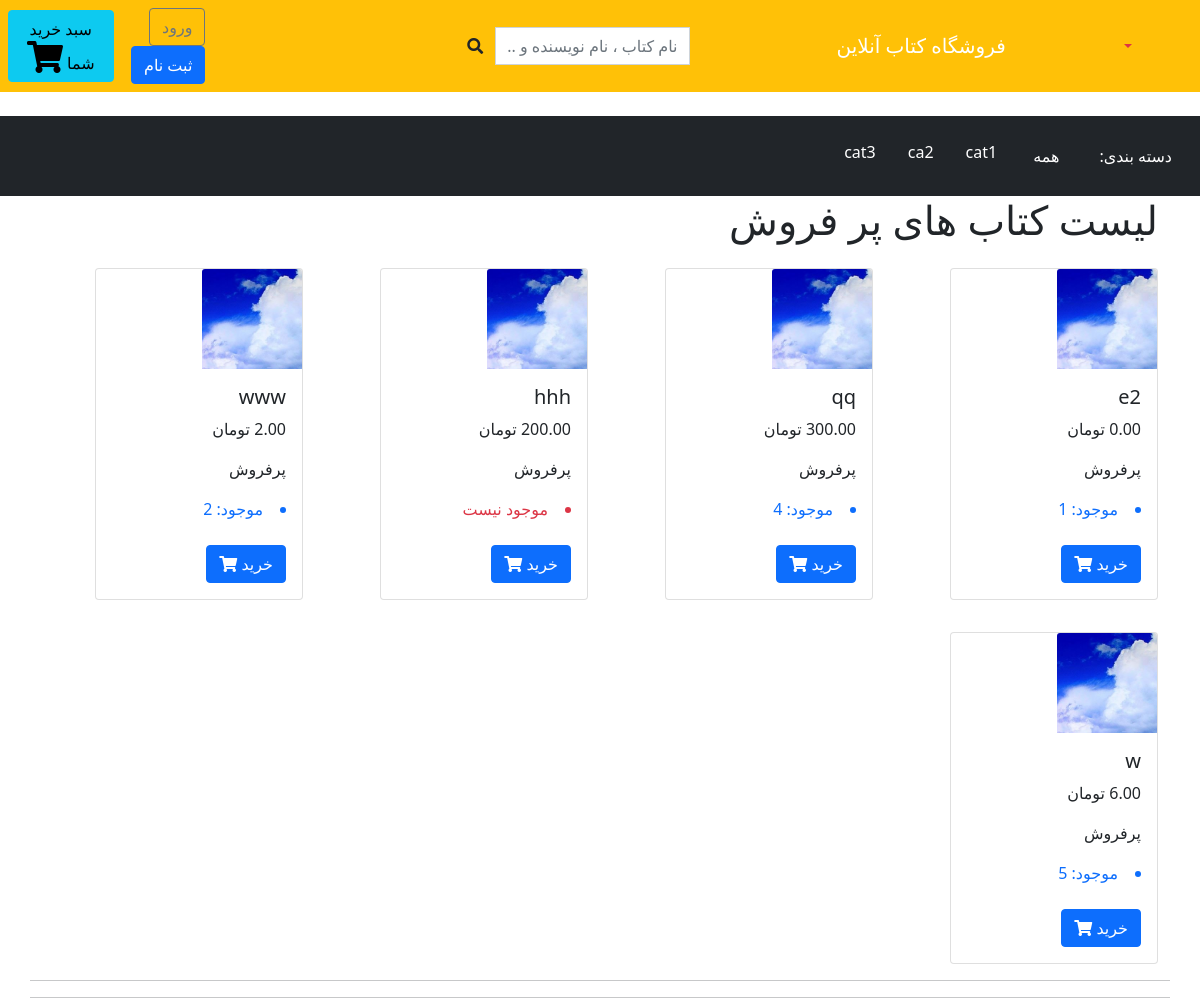
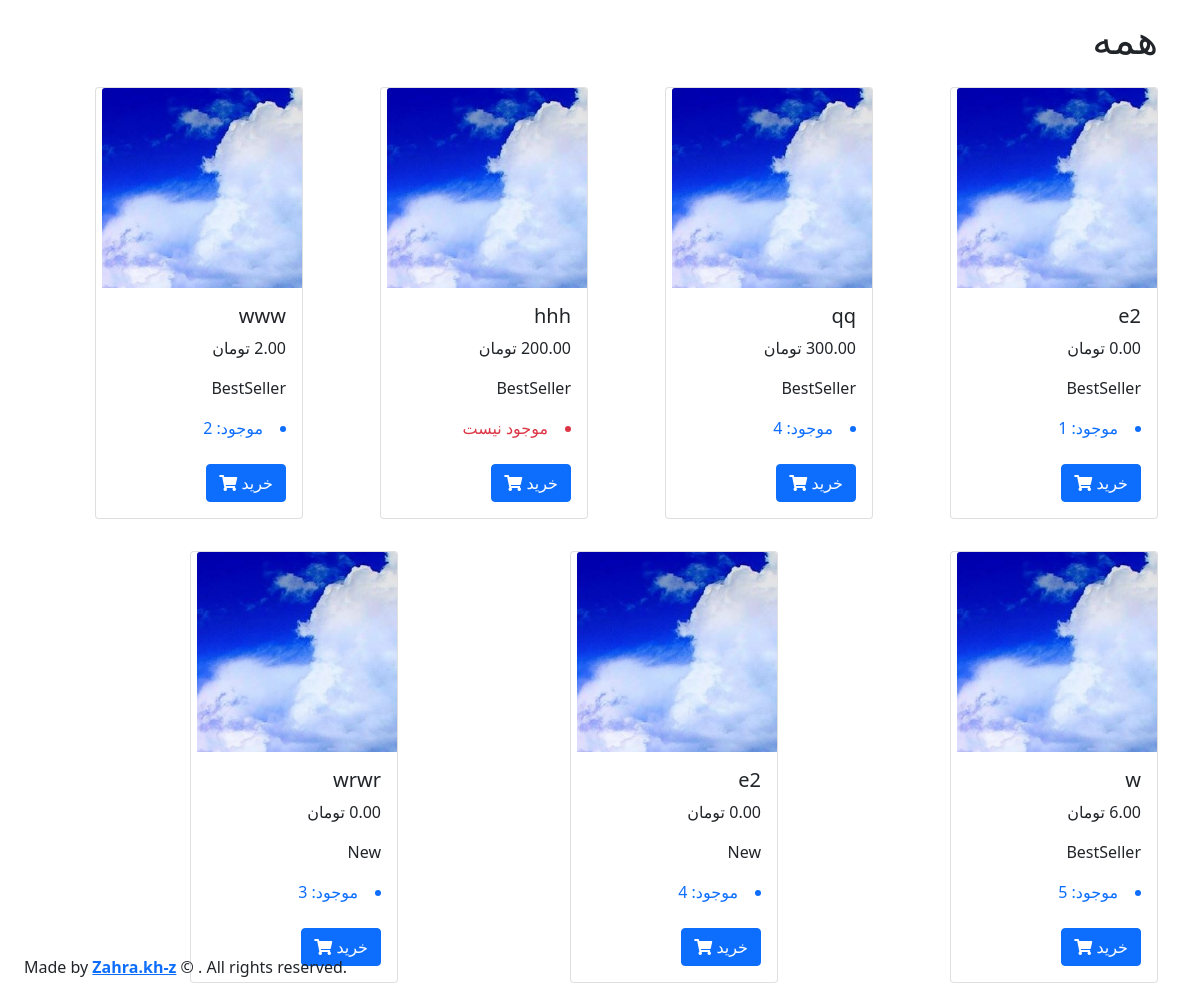
The page / on the database its author committed (2 pictures, top to bottom).
### product/models.py (models this page shows, shortened)
class Category(models.Model):
    name = models.CharField(max_length=200)
    slug = models.SlugField(max_length=200, unique=True)
    class Meta:
        verbose_name = 'دسته بندی'
        verbose_name_plural = 'دسته بندی ها'
    def get_absolute_url(self):
        return reverse('product:product_list_by_category', args=[self.slug])

class Book(models.Model):
    LABEL = (('New', 'جدید'), ('BestSeller', 'پرفروش'))
    class Meta:
        verbose_name = 'کتاب'
        verbose_name_plural = 'کتاب ها'
        ordering = ["label", "-create_date"]
        index_together = (('id', 'slug'),)
    """
    بعد از تکمیل کد، اتریبیوت uuid جایگزین شود
    """
    label = models.CharField(choices=LABEL, max_length=12)
    title = models.CharField(max_length=200)
    author = models.CharField(max_length=200)
    create_date = models.DateTimeField(auto_now_add=True)
    price = models.FloatField(default=0.0)
    category = models.ManyToManyField(Category, related_name='books_cat')
    picture = models.ImageField(upload_to='picture/', blank=True, null=True)
    slug = models.SlugField(max_length=200, db_index=True)
    available = models.BooleanField(default=True)
    inventory = models.IntegerField(default=0)
    can_backorder = models.BooleanField(default=False)
    def get_add_to_cart_url(self):
        return reverse("product:add-to-cart", kwargs={"slug": self.slug})
    def get_absolute_url2(self):
        return reverse('product:product_detail',
                       args=[self.id, self.slug])

class Inventory(models.Model):
    book = models.ForeignKey(Book, on_delete=models.DO_NOTHING, related_name='books_inv')
    count_use = models.IntegerField(default=0)
    cont_new = models.IntegerField(default=1)
    class Meta:
        verbose_name = 'موجودی'
        verbose_name_plural = 'موجودی ها'
        ordering = ["count_use"]

### product/views.py (the view)
# urls.py: path('', views.product_list, name='product_list'),
def product_list(request, category_slug=None):
    category = None
    categories = Category.objects.all()
    products = Book.objects.filter(available=True)
    labels = Book.objects.filter(label='BestSeller')
    if category_slug:
        category = get_object_or_404(Category, slug=category_slug)
        products = products.filter(category=category)
    return render(request,
                  'list.html',
                  {'category': category,
                   'categories': categories,
                   'products': products,
                   'labels': labels})

### product/templatetags/cart_template_tags.py (called while the page is built)
@register.filter
def cart_item_count(user):
    if user.is_authenticated:
        qs = Invoice.objects.filter(user=user, ordered=False)
        if qs.exists():
            return qs[0].items.count()
    return 0

### templates/list.html (shortened to what this page needs)
{% extends "base.html" %}
{% load static %}
  {% block content %}
<h1>لیست کتاب های پر فروش</h1>
<div class="row">
    {% for each in labels %}
        {% if each.label == 'BestSeller' %}
    <div class="col py-3">
        <div class="card " style="width: 13rem;">
        {% if each.picture %}
            <img class="bookcover card-img-top" src="{{ each.picture.url}}" alt="{{ each.title }}" style="width: 100px; height: 100px;" >
        {% endif %}
            <div class="card-body">
                <h5 class="card-title">{{ each.title|slice:":25"}} </h5>
                <p class="card-text">{{ each.price|floatformat:2 }} تومان </p>
                <p class="card-text">پرفروش </p>
              {% for inv in each.books_inv.all %}
                 {% if inv.cont_new != 0%}
                <li class="text-primary">موجود:  {{ inv.cont_new }} </li>
                {% else %}
                <li class="text-danger">موجود نیست</li>
                {% endif %}<br>
            {% endfor %}
            <a href="{{each.get_add_to_cart_url }}" class="btn btn-primary btn-md my-0 p" >خرید
                <i class="fas fa-shopping-cart ml-1"></i>
            </a>
            </div>
        </div>
    </div>
        {% endif %}
    {% endfor %}
<hr><hr>
</div>
 <div id="main" class="product-list">
    <h1>{% if category %}{{ category.name }}{% else %}همه{% endif %}</h1>
<div class="row" >
    {% for product in products %}
    <div class="col py-3">
        <div class="card " style="width: 13rem;">
        {% if product.picture %}
            <a href="{{ product.get_absolute_url2 }}">
            <img class="bookcover card-img-top" src="{% if product.picture %}{{ product.picture.url }}{% else %}{% static 'img/no_image.png' %}{% endif %}" alt="{{ product.title }}" style="width: 200px; height: 200px;">
            </a>
        {% endif %}
            <div class="card-body ">
                <h5 class="card-title">{{ product.title|slice:":25"}} </h5>
                <p class="card-text">{{ product.price|floatformat:2 }} تومان </p>
                <p class="card-text">{{ product.label }} </p>
              {% for inv in product.books_inv.all %}
                 {% if inv.cont_new != 0%}
                <li class="text-primary">موجود:  {{ inv.cont_new }} </li>
                {% else %}
                <li class="text-danger">موجود نیست</li>
                {% endif %}<br>
            {% endfor %}
            <a href="{{ product.get_add_to_cart_url }}" class="btn btn-primary btn-md my-0 p" >خرید
                <i class="fas fa-shopping-cart ml-1"></i>
            </a>
            </div>
        </div>
    </div>
    {% endfor %}
</div>
  </div>
{% endblock content %}

### templates/base.html (shortened to what this page needs)
{% load cart_template_tags %}
<!doctype html>
<html lang="en">
<head>
    <link rel="stylesheet" href="https://cdnjs.cloudflare.com/ajax/libs/izitoast/1.4.0/css/iziToast.min.css" />
    <link rel="stylesheet" href="https://cdn.datatables.net/1.10.9/css/jquery.dataTables.min.css" />
    <link href="https://cdn.jsdelivr.net/npm/bootstrap@5.0.2/dist/css/bootstrap.min.css" rel="stylesheet">
    <link rel="stylesheet" href="https://cdn.jsdelivr.net/npm/bootstrap@5.0.2/dist/css/bootstrap.rtl.min.css">
        <link
        rel="stylesheet"
        href="https://use.fontawesome.com/releases/v5.8.2/css/all.css"
/>
</head>
<body dir="RTL">
        <nav class="navbar navbar-expand-md navbar-dark bg-warning mb-4 p-2 sticky-top">
            <div class="collapse navbar-collapse" id="navbarCollapse" >
                    <ul class="navbar-nav ml-auto mx-5 " >
                        <li class="nav-item dropdown">
                          <a class="nav-link dropdown-toggle text-danger" href="#" id="userMenu"
                             role="button" data-bs-toggle="dropdown" aria-expanded="false" style="margin-left: 10px">
                          </a>
                        </li>
                     </ul>
            </div>
                <a class="navbar-brand mx-5" href="#"  >فروشگاه کتاب آنلاین</a>
            <form class="form-inline mt-2 mt-md-0" action="{% url 'product:search_results' %}" method="get" style="margin-right: 50px">
            <div class="search-input input-group " >
            <input type="text" role="search" name="q" id="SearchTerm" class="form-control ui-autocomplete-input" placeholder="نام کتاب ، نام نویسنده و ..." autocomplete="off">
                <span class="input-group-btn">
                    <button class="btn" type="submit" id="BtnSearch">
                        <i class="fas fa-search"></i>
                    </button>
                </span>
            </div>
            </form>
            <div class="collapse navbar-collapse" id="navbarCollapse" >
                    <form class="form-inline ml-auto" style="margin-right: 250px">
                        <a href="#" class="btn btn-outline-secondary" style="margin-left: 10px">ورود</a>
                        <a href="#" class="btn btn-primary ml-3" style="margin-left: 10px">ثبت نام</a>
                    </form>
                <a id="btnCart" href="{% url 'product:order-summary' %}" class="btn btn-info  pull-left">
                    <span class="hidden-xs">سبد خرید شما</span>
                    <i class="fas fa-shopping-cart fa-2x"></i>
                 </a>
            </div>
        </nav>
    <nav id='navbar' class=" navbar navbar-expand-lg bg-dark" >
        <ul class="ms-auto navbar-nav flex-row ms-md-2" dir="rtl">
            <li class="nav-item m-1 text-white p-3" >دسته بندی:</li>
            <li {% if not category %} class="nav-item m-1 selected" {% endif %}>
                <a class="nav-link active text-white p-3" href="{% url 'product:product_list' %}">همه</a>
            </li>
            {% for c in categories %}
                <li {% if category.slug == c.slug %} class="nav-item m-1 selected" {% endif %}>
                    <a class="nav-link active text-white p-3" href="{{ c.get_absolute_url }}">{{ c.name }}</a>
                </li>
            {% endfor %}
        </ul>
     </nav>
        <div class="container">
            {% block content %}
            {% endblock content %}
        </div>
    <footer dir="LTR">
        <div class="text-center px-4" style="position: fixed;bottom: 20px;">
            Made by
            <strong><a href="https://github.com/zahra-kh-z" target="_blank">Zahra.kh-z</a></strong>
            © . All rights reserved.
        </div>
    </footer>
    </body>
</html>

### rows shown on the page
Category: name "cat1"
Category: name "ca2"
Category: name "cat3"
Book: picture (picture), title "e2", label "BestSeller"
Inventory: cont_new "1"
Book: picture (picture), title "qq", price "300.00", label "BestSeller"
Inventory: cont_new "4"
Book: picture (picture), title "hhh", price "200.00", label "BestSeller"
Inventory: cont_new "موجود نیست"
Book: picture (picture), title "www", label "BestSeller"
Inventory: cont_new "2"
Book: picture (picture), title "w", label "BestSeller"
Inventory: cont_new "5"
Book: picture (picture), title "e2", label "New"
Inventory: cont_new "4"
Book: picture (picture), title "wrwr", label "New"
Inventory: cont_new "3"
